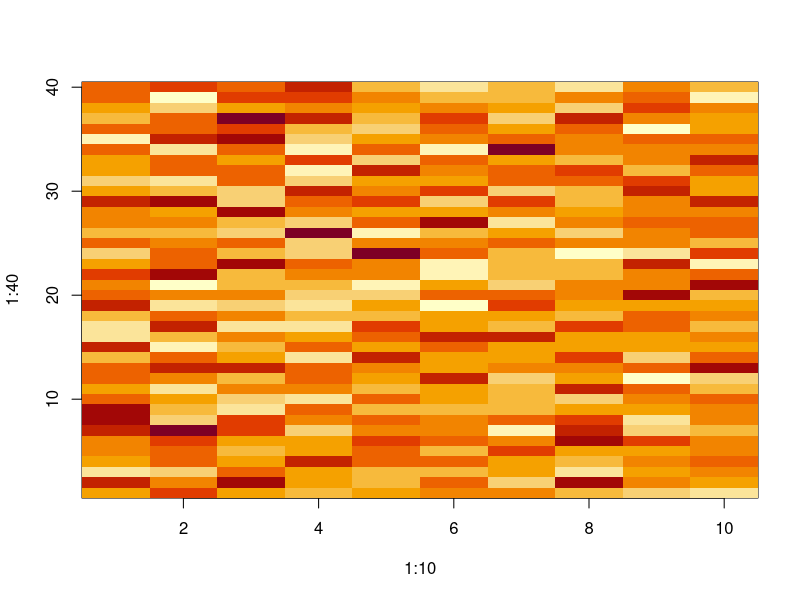
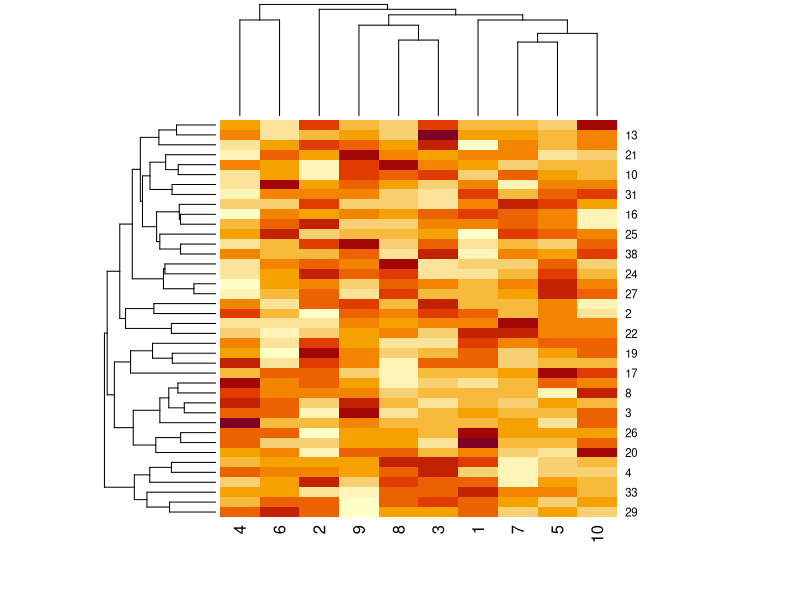
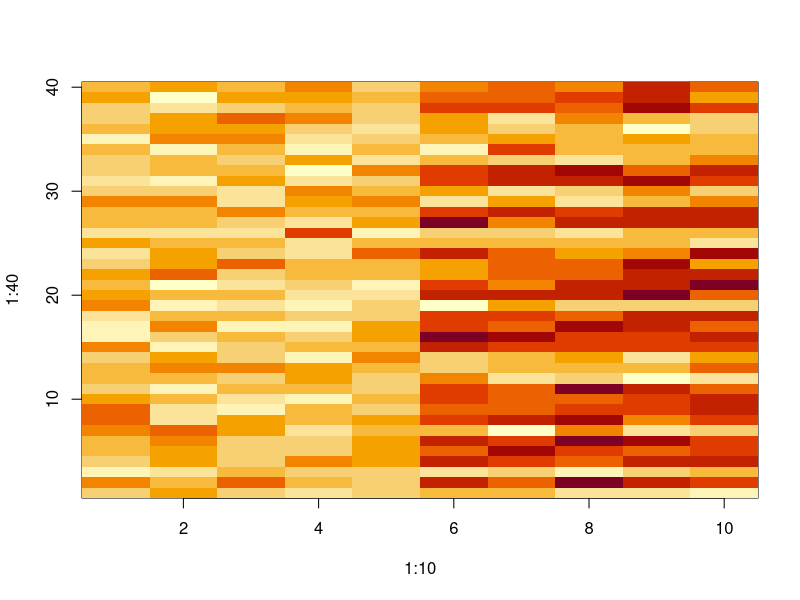
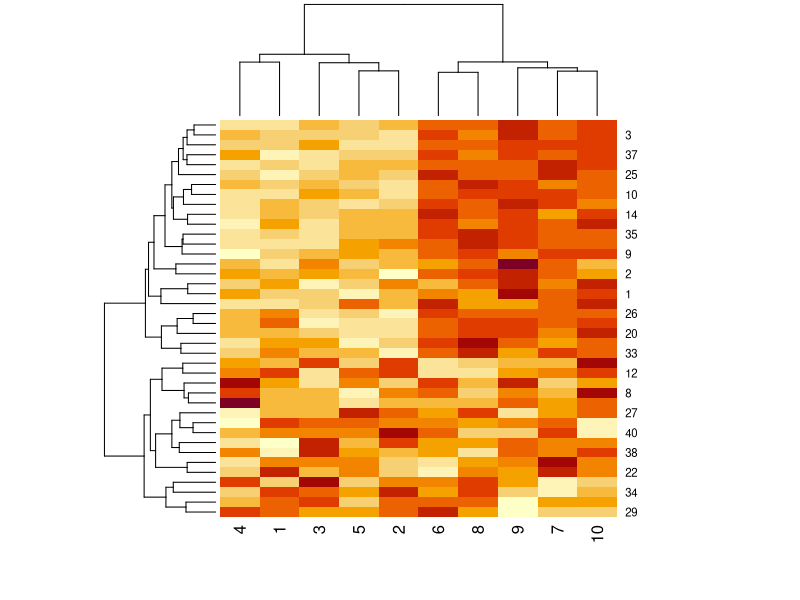
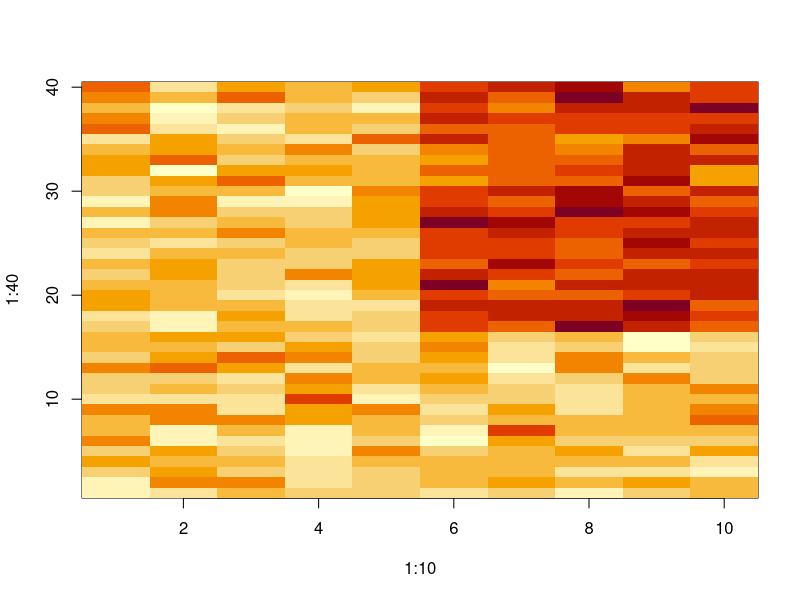
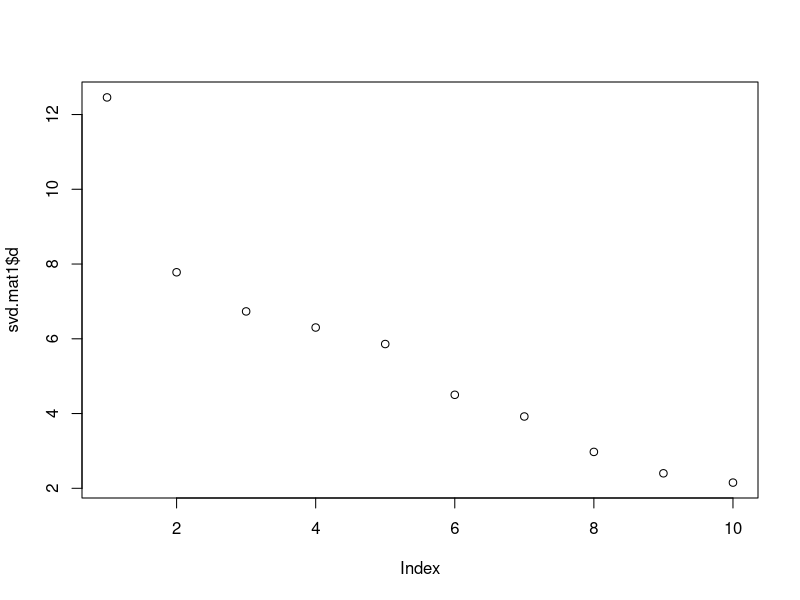
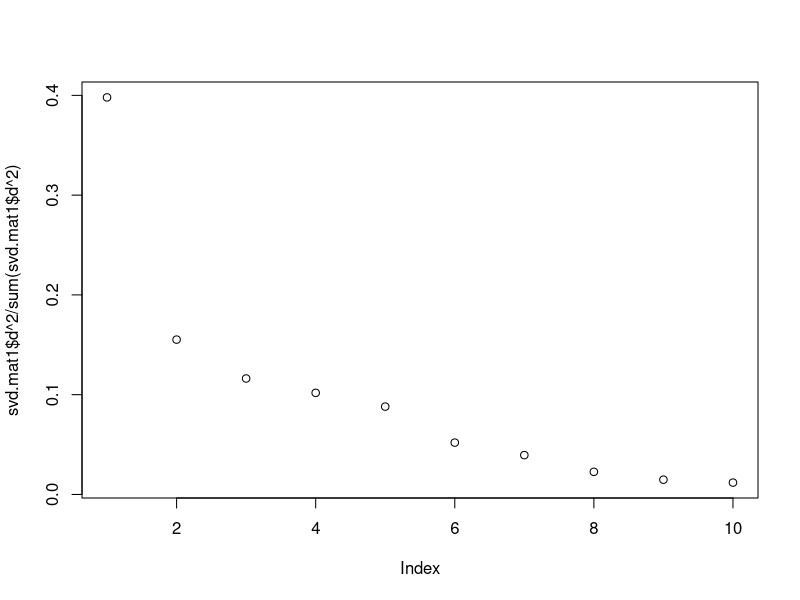
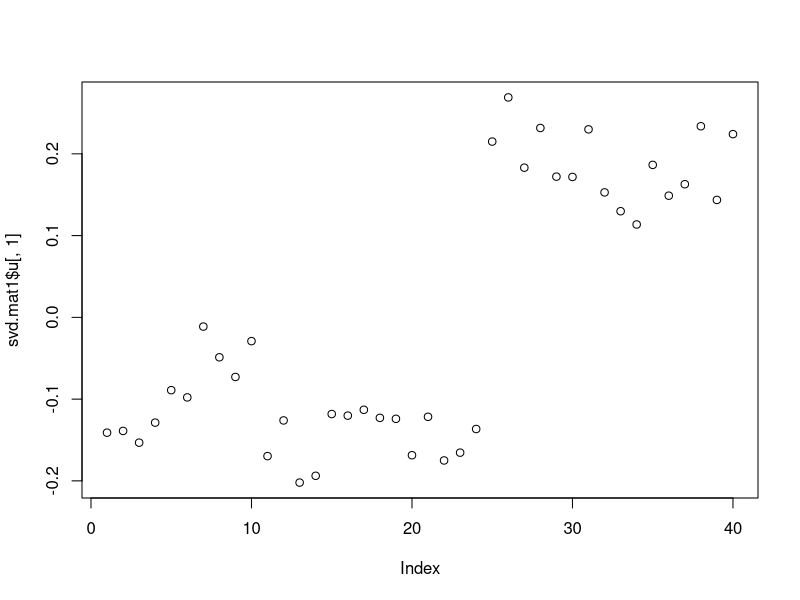

Recreate these plots in R, in order.
set.seed(12345)
##rep(0.2,4)
# Generate a matrix of 10 cols and 40 rows
dataMatrix <- matrix(rnorm(400), nrow = 40)
# Reorganize the matrix so it is displayed as in a matrix (starting top left) - for that need to transpose first and reogranize the columns
# Also rename the axis label to match rows and col of matrix
image(1:10, 1:40, t(dataMatrix)[,nrow(dataMatrix):1])
heatmap(dataMatrix)
## We don't see real order to this, not very interesting

## Now we are going to introduce a pattern to it
dataMatrix1 <- dataMatrix
## repurpose the previous random matrix by adding to each row where rbinom is 1 the sequence 0 0 0 0 0 3 3 3 3 3
set.seed(678910)
for (i in 1:40) {
  # flip a coin
  coinFlip <- rbinom(1, size = 1, prob = 0.5)
  # if coin is heads add a common pattern to that row
  if (coinFlip) {
    dataMatrix1[i, ] <- dataMatrix1[i, ] + rep(c(0, 3), each = 5)
  }
}
# Then print the image and heatmap of the matrix
# We can see in these a pattern as rows that are coinFlip have an incrate of 3 in the last 5 column (lighter color = higher value)
image(1:10, 1:40, t(dataMatrix1)[,nrow(dataMatrix1):1])
heatmap(dataMatrix1)

# Now with this dataset we create a cluster to group the columns that are similar
theClust <- hclust(dist(dataMatrix1))
# We reorder the matrix by group of cluster
dataMatrix1.ordered <- dataMatrix1[theClust$order,]
image(1:10, 1:40, t(dataMatrix1.ordered)[,nrow(dataMatrix1.ordered):1]) # we now clearly see a pattern
# We create the SVD scaling the ordered matrix to normalize the data first
svd.mat1 <- svd(scale(dataMatrix1.ordered))
plot(svd.mat1$d)
# we see that the first element/singular value of d account for a big proportion of explanation of the variance of the matrix
plot(svd.mat1$d^2/sum(svd.mat1$d^2)) # using variance we see that the first value account for 40% of total variance
# the corresponding column of the first principal component of u and v are
plot(svd.mat1$u[,1])  # this is the first left singular vector
plot(svd.mat1$v[,1])  # this is the first rigth singular vector
# We see that there is a true pattern for these first columns where the singular value explain a lot of the variacne

#We can also use PCA to directly get the principal component of the matrice
pca.mat1 <- prcomp(dataMatrix1, scale = TRUE)
summary(pca.mat1) # we see in the second row the proportion of variance of the components. The first one is


#==================
sample(1:150,150)
#transform iris data set in matrix shuffing the rows (otherwith they are already grouped by flower)
iris.Matrix <- as.matrix(iris[sample(1:150,150),1:4])
pca.iris <- prcomp(iris.Matrix, scale = TRUE)
summary(pca.iris) ## 73% of varaince explained by first principal component
iris.clust <- hclust(dist(iris.Matrix))
image(scale(iris.Matrix[iris.clust$order,])) # there is a pattern
#when not ordering by cluster we don't see anything
image(scale(iris.Matrix))
#Extracting the left and right singular vectors
iris.svd <- svd(scale(iris.Matrix))
plot(iris.svd$u[,1])
plot(iris.svd$v[,1])
## when ploting the first left and righ singular vector we clearly see a pattern
